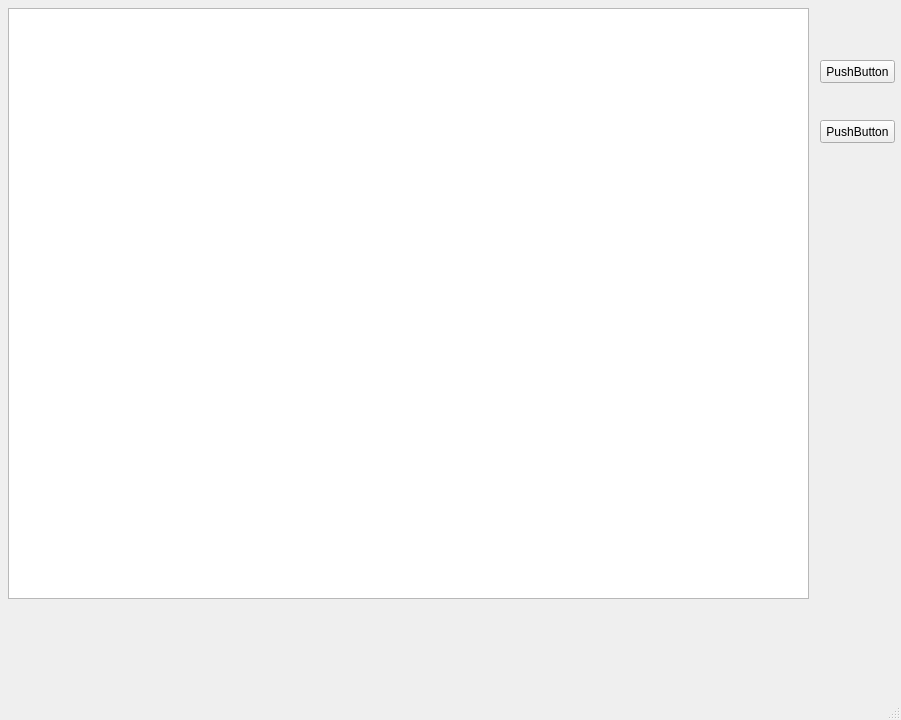
<?xml version="1.0" encoding="UTF-8"?>
<ui version="4.0">
 <class>MainWindow</class>
 <widget class="QMainWindow" name="MainWindow">
  <property name="geometry">
   <rect>
    <x>0</x>
    <y>0</y>
    <width>901</width>
    <height>720</height>
   </rect>
  </property>
  <property name="windowTitle">
   <string>MainWindow</string>
  </property>
  <widget class="QWidget" name="centralwidget">
   <widget class="QTableView" name="list_xls">
    <property name="geometry">
     <rect>
      <x>8</x>
      <y>8</y>
      <width>801</width>
      <height>591</height>
     </rect>
    </property>
    <property name="sizePolicy">
     <sizepolicy hsizetype="Maximum" vsizetype="Maximum">
      <horstretch>0</horstretch>
      <verstretch>0</verstretch>
     </sizepolicy>
    </property>
    <property name="mouseTracking">
     <bool>true</bool>
    </property>
    <property name="tabletTracking">
     <bool>true</bool>
    </property>
    <property name="acceptDrops">
     <bool>true</bool>
    </property>
    <property name="autoFillBackground">
     <bool>true</bool>
    </property>
    <property name="alternatingRowColors">
     <bool>false</bool>
    </property>
    <property name="sortingEnabled">
     <bool>true</bool>
    </property>
    <attribute name="horizontalHeaderCascadingSectionResizes">
     <bool>true</bool>
    </attribute>
    <attribute name="horizontalHeaderStretchLastSection">
     <bool>true</bool>
    </attribute>
    <attribute name="verticalHeaderCascadingSectionResizes">
     <bool>true</bool>
    </attribute>
    <attribute name="verticalHeaderShowSortIndicator" stdset="0">
     <bool>true</bool>
    </attribute>
    <attribute name="verticalHeaderStretchLastSection">
     <bool>true</bool>
    </attribute>
   </widget>
   <widget class="QPushButton" name="pushButton">
    <property name="geometry">
     <rect>
      <x>820</x>
      <y>60</y>
      <width>75</width>
      <height>23</height>
     </rect>
    </property>
    <property name="text">
     <string>PushButton</string>
    </property>
   </widget>
   <widget class="QPushButton" name="pushButton_2">
    <property name="geometry">
     <rect>
      <x>820</x>
      <y>120</y>
      <width>75</width>
      <height>23</height>
     </rect>
    </property>
    <property name="text">
     <string>PushButton</string>
    </property>
   </widget>
  </widget>
  <widget class="QMenuBar" name="menubar">
   <property name="geometry">
    <rect>
     <x>0</x>
     <y>0</y>
     <width>901</width>
     <height>22</height>
    </rect>
   </property>
  </widget>
  <widget class="QStatusBar" name="statusbar"/>
 </widget>
 <resources/>
 <connections/>
</ui>
